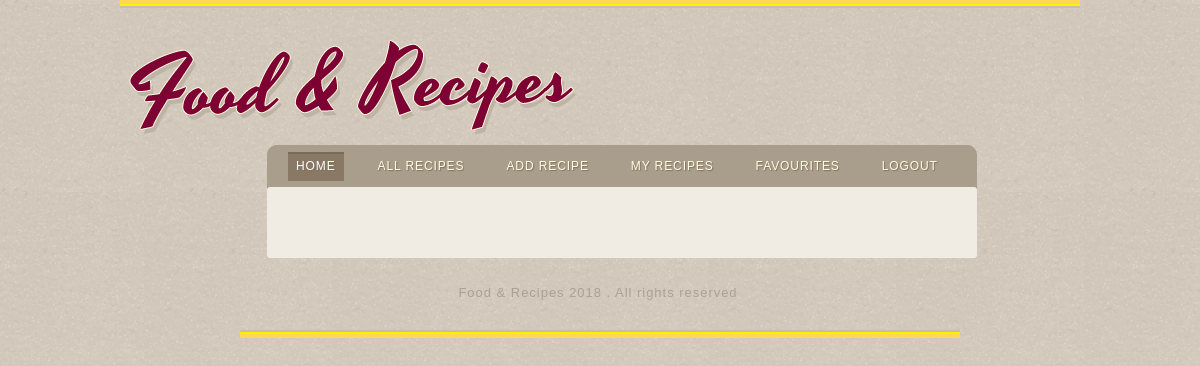
Before: /myrecipes/1/ (signed in) with the older database file.
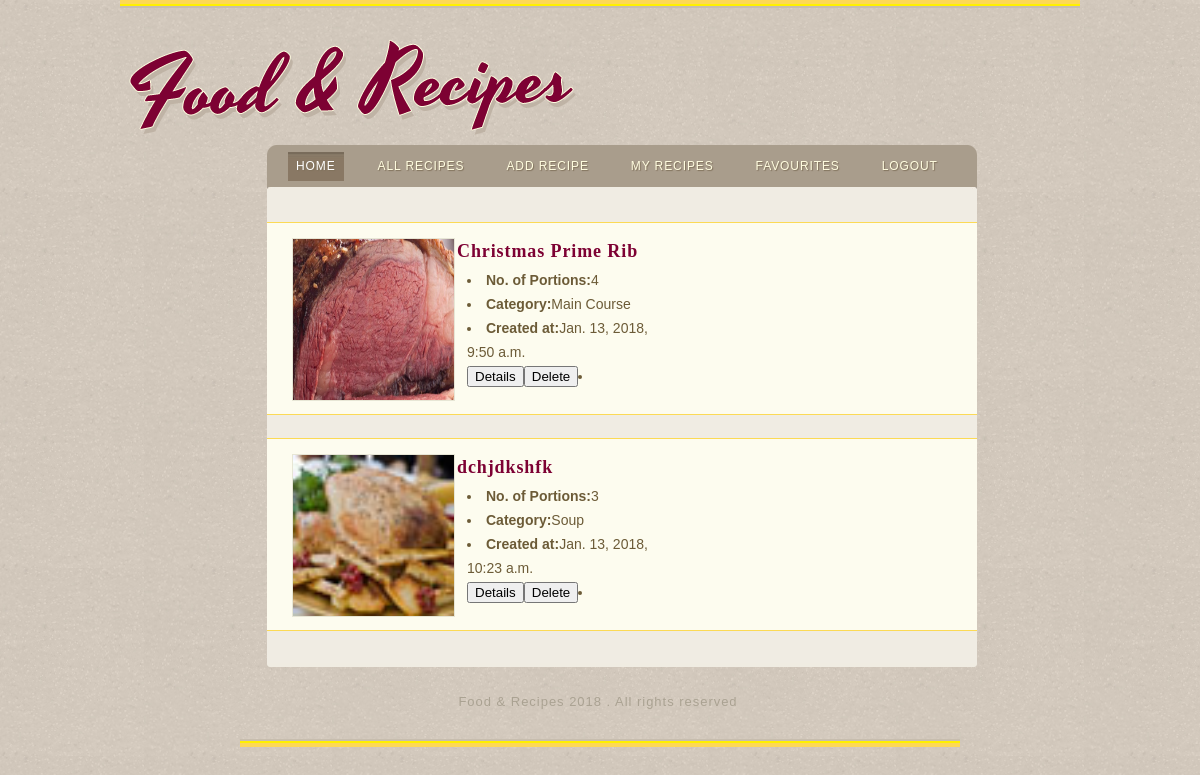
After: the same page with the newer database file.
### RecipeApp/models.py (models this page shows)
class Recipe(models.Model):
    name = models.CharField(max_length=45)
    category = models.IntegerField(choices=[
        (1, "Soup"),
        (2, "Dessert"),
        (3, "Main Course"),
        (4, "Salad/ Starter"),
    ]
    )
    no_portions = models.IntegerField()
    text = models.TextField(max_length=10000)
    created = models.DateTimeField(auto_now_add=True)
    updated = models.DateTimeField(auto_now=True)
    id_user = models.ForeignKey(User)
    image = models.ImageField(upload_to='recipes')

### RecipeApp/views.py (the view)
class MyRecipesListView(ListView):
    template_name = 'myrecipes.html'
    model = Recipe
    context_object_name = 'myrecipes'

### RecipeApp/templates/myrecipes.html (shortened to what this page needs)
{% extends 'layout.html' %}
{% block content %}
<div id="content">
					<div>
						<ul>
                            {% for recipe in myrecipes %}
                                {% if recipe.id_user.pk == request.user.pk %}
                                    <li>
                                        <a style="width:25%" href="#"><img style="height:161px;width:161px"src="{{ recipe.image.url }}" alt="Image"></a>
                                        <div style="">
                                            <h3><a href="#">{{ recipe.name }}</a></h3><div>
                                                <ul style="padding:5px;">
                                                    <li><strong>No. of Portions:</strong>{{ recipe.no_portions }}</li>
                                                    <li><strong>Category:</strong>{{ recipe.get_category_display}}</li>
                                                    <li><strong>Created at:</strong>{{ recipe.created }}</li>
                                                    <li>
                                                        <a href="{% url 'recipe_detail' pk_user=recipe.id_user.pk pk=recipe.pk %}"><button type="button">Details</button></a>
                                                        <a href="{% url 'delete_recipe' pk=recipe.pk %}"><button type="button">Delete</button></a>
                                                    </li>
                                                </ul>
                                        </div></div>
                                    </li>
                                {% endif %}
                            {% endfor %}
                        </ul>
                    </div>
</div>
{% endblock %}

Changed rows visible on the page:
added Recipe: image (picture), name "Christmas Prime Rib", no_portions "4", category "Main Course", created "Jan. 13, 2018, 9:50 a.m."
added Recipe: image (picture), name "dchjdkshfk", no_portions "3", category "Soup", created "Jan. 13, 2018, 10:23 a.m."
